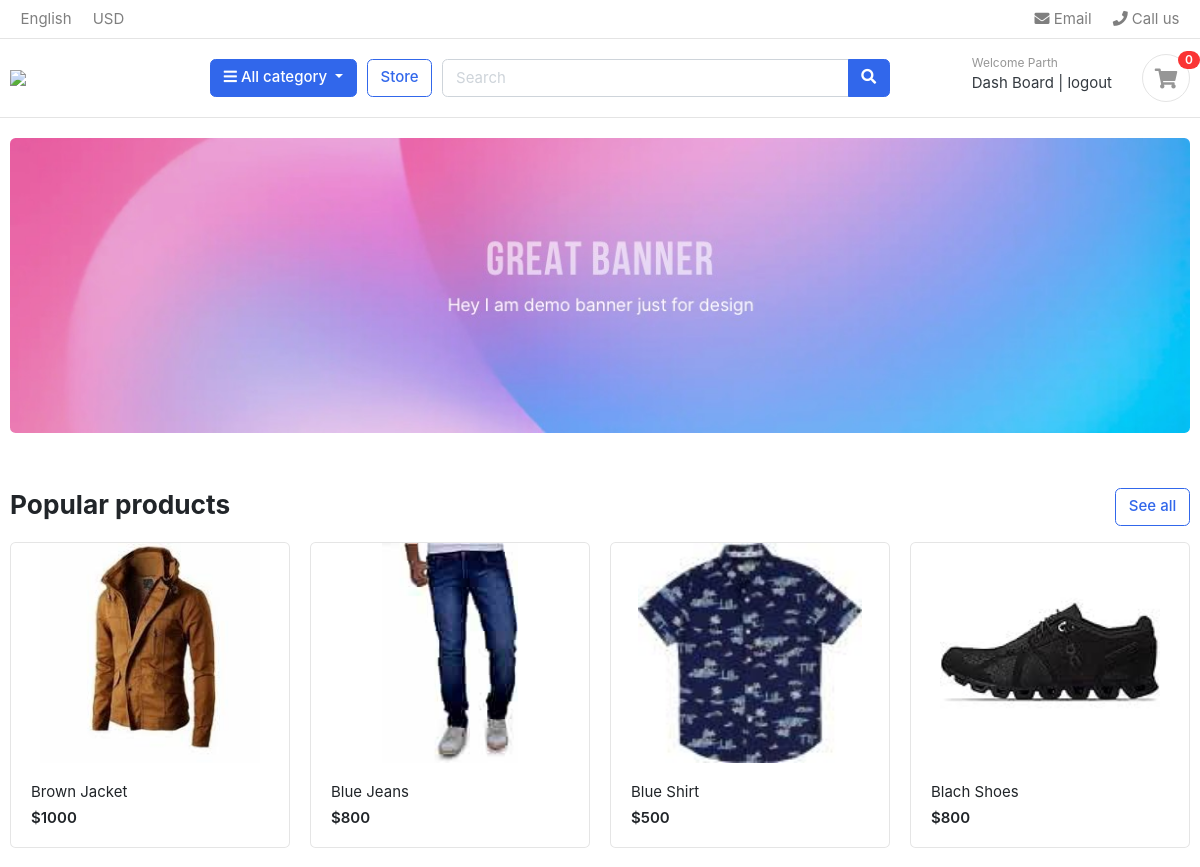
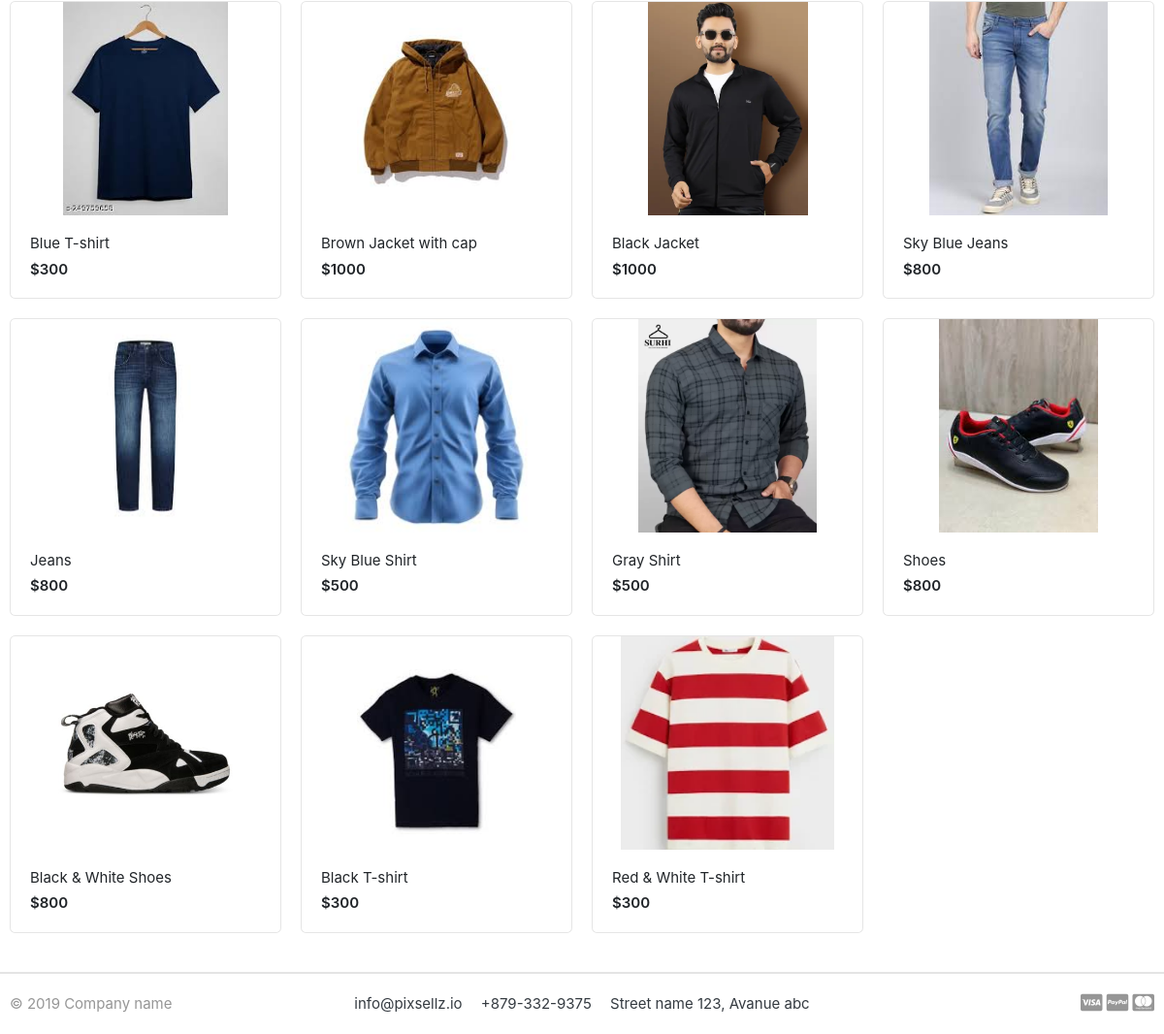
The page / (signed in) on the database its author committed (2 pictures, top to bottom).
### account/models.py (models this page shows, shortened)
class Account(AbstractBaseUser):
    first_name = models.CharField(max_length = 50)
    last_name = models.CharField(max_length = 50)
    email = models.EmailField(max_length = 50, unique = True)
    username = models.CharField(max_length = 50, unique = True)
    phone_number = models.CharField(max_length = 10)
    date_joined = models.DateTimeField(auto_now_add = True)
    last_login = models.DateTimeField(auto_now_add = True)
    is_admin = models.BooleanField(default = False)
    is_staff = models.BooleanField(default = False)
    is_active = models.BooleanField(default = False)
    is_superadmin = models.BooleanField(default = False)
    USERNAME_FIELD = 'email'
    REQUIRED_FIELDS = ['username', 'first_name','last_name']
    objects = MyAccountManager()

### store/models.py (models this page shows, shortened)
class Product(models.Model):
    product_name = models.CharField(max_length=200, unique=True)
    slug = models.SlugField(max_length=200, unique=True)
    description = models.TextField(max_length=200, unique=True)
    price = models.IntegerField()
    images = models.ImageField(upload_to= 'photos/products', unique=True)
    stoke = models.IntegerField()
    is_available = models.BooleanField(default=True)
    category = models.ForeignKey(Category, on_delete=models.CASCADE)
    created_date = models.DateTimeField(auto_now_add=True)
    modified_date = models.DateTimeField(auto_now=True)
    def get_url(self):
        return reverse('product_detail', args = [self.category.slug, self.slug])

### Ecommerce/views.py (the view)
# urls.py: 2. Add a URL to urlpatterns:  path('', views.home, name='home')
def home(request):
    products = Product.objects.all().filter(is_available = True)
    context = {
        'products': products
    }
    return render(request, 'index.html', context)

### cart/context_processor.py (called while the page is built)
def counter(request):
    cart_count = 0
    if 'admin' in request.path:
        return {}
    else:
        try:
            cart = Cart.objects.filter(cart_id = _cart_id(request))
            cart_items = CartItem.objects.all().filter(cart = cart[:1])
            for cart_item in cart_items:
                cart_count += cart_item.quantity
        except Cart.DoesNotExist:
            cart_count = 0
        return dict(cart_count = cart_count )

### cart/views.py (called while the page is built)
def _cart_id(request):
    cart = request.session.session_key
    if not cart:
        cart = request.session.create()
    return cart

### category/context_processors.py (called while the page is built)
def menu_links(request):
    links = Category.objects.all()
    return dict(links = links)

### category/models.py (called while the page is built)
    def get_url(self):
        return reverse('products_by_category', args = [self.slug])

### templates/index.html (shortened to what this page needs)
{% extends "./base.html" %}
{% load static %}
{% block content %}
    <section class="section-intro padding-y-sm">
        <div class="container">
            <div class="intro-banner-wrap">
                <img src="{% static "images/banners/1.jpg" %}" class="img-fluid rounded">
            </div>
        </div>
    </section>
    <section class="section-name padding-y-sm">
        <div class="container">
            <header class="section-heading">
                <a href="./store.html" class="btn btn-outline-primary float-right">See all</a>
                <h3 class="section-title">Popular products</h3>
            </header>
            <div class="row">
                {% for product in products %}
                <div class="col-md-3">
                    <div class="card card-product-grid">
                        <a href="./product-detail.html" class="img-wrap"> <img src="{{product.images.url}}"> </a>
                        <figcaption class="info-wrap">
                            <a href="{{ product.get_url }}" class="title">{{product.product_name}}</a>
                            <div class="price mt-1">${{product.price}}</div>
                        </figcaption>
                    </div>
                </div>
                {% endfor %}
            </div>
        </div>
    </section>
{% endblock content %}

### templates/base/header.html (shortened to what this page needs)
{% load static %}
<header class="section-header">
    <nav class="navbar p-md-0 navbar-expand-sm navbar-light border-bottom">
        <div class="container">
            <div class="collapse navbar-collapse" id="navbarTop4">
                <ul class="navbar-nav mr-auto">
                    <li class="nav-item dropdown">
                        <a href="#" class="nav-link"> English </a>
                    </li>
                    <li class="nav-item dropdown">
                        <a href="#" class="nav-link"> USD </a>
                    </li>
                </ul>
                <ul class="navbar-nav">
                    <li><a href="#" class="nav-link"> <i class="fa fa-envelope"></i> Email </a></li>
                    <li><a href="#" class="nav-link"> <i class="fa fa-phone"></i> Call us </a></li>
                </ul>
            </div>
        </div>
    </nav>
    <section class="header-main border-bottom">
        <div class="container">
            <div class="row align-items-center">
                <div class="col-lg-2 col-md-3 col-6">
                    <a href="{% url "home" %}" class="brand-wrap">
                        <img class="logo" src="{% static "./images/logo.png" %}">
                    </a>
                </div>
                <div class="col-lg col-sm col-md col-6 flex-grow-0">
                    <div class="category-wrap dropdown d-inline-block float-right">
                        <button type="button" class="btn btn-primary dropdown-toggle" data-toggle="dropdown">
                            <i class="fa fa-bars"></i> All category
                        </button>
                    </div>
                </div>
                <a href="{% url "store" %}" class="btn btn-outline-primary">Store</a>
                <div class="col-lg  col-md-6 col-sm-12 col">
                    <form action="{% url "search" %}" class="search" method="GET">
                        <div class="input-group w-100">
                            <input type="text" class="form-control" style="width:60%;" placeholder="Search" name="keyword">
                            <div class="input-group-append">
                                <button class="btn btn-primary" type="submit">
                                    <i class="fa fa-search"></i>
                                </button>
                            </div>
                        </div>
                    </form>
                </div>
                <div class="col-lg-3 col-sm-6 col-8 order-2 order-lg-3">
                    <div class="d-flex justify-content-end mb-3 mb-lg-0">
                        <div class="widget-header">
                            {% if user.id is None %}
                            <small class="title text-muted">Welcome guest!</small>
                            <div>
                                <a href="{% url "login" %}">Sign in</a> <span class="dark-transp"> | </span>
                                <a href="{% url "register" %}"> Register</a>
                            </div>
                            {% else %}
                            <small class="title text-muted">Welcome {{ user.first_name }}</small>
                            <div>
                                <a href="{% url "dashboard" %}">Dash Board</a> <span class="dark-transp"> | </span>
                                <a href="{% url "logout" %}"> logout</a>
                            </div>
                            {% endif %}
                        </div>
                        <a href="./cart.html" class="widget-header pl-3 ml-3">
                            <div class="icon icon-sm rounded-circle border"><i class="fa fa-shopping-cart"></i>
                            </div>
                            <span class="badge badge-pill badge-danger notify">{{ cart_count }}</span>
                        </a>
                    </div>
                </div>
            </div>
        </div>
    </section>
</header>

### static/css/ui.css (style rules this page uses)
html { font-family: "Inter", sans-serif; font-size: 15px; }
.img-wrap { text-align: center; display: block; }
.img-wrap img { max-width: 100%; }
.icon-xs, .icon-sm, .icon-md, .icon-lg { display: inline-block; text-align: center; flex-shrink: 0; flex-grow: 0; }
.icon-sm { width: 48px; height: 48px; line-height: 48px !important; font-size: 20px; }
.padding-y-sm { padding-top: 20px; padding-bottom: 20px; }
.section-heading { margin-bottom: 20px; margin-top: 15px; }
.section-title { color: #212529; }
.header-main { position: relative; padding-top: 1rem; padding-bottom: 1rem; }
.brand-wrap .logo, .navbar-brand .logo { margin-right: 7px; max-height: 42px; display: inline-block; }
.widget-header { display: inline-block; vertical-align: middle; position: relative; }
.widget-header a { color: #343a40; }
.widget-header i { color: #969696; }
.widget-header .title { display: block; }
.widget-header .notify { position: absolute; top: -3px; right: -10px; }
[class*=card-product] a.title { color: #212529; display: block; }
[class*=card-product] .img-wrap { overflow: hidden; position: relative; }
[class*=card-product] .img-wrap img { height: 100%; max-width: 100%; width: auto; display: inline-block; -o-object-fit: cover; object-fit: cover; }
.card-product-grid { margin-bottom: 20px; }
.card-product-grid .img-wrap { border-radius: 0.2rem 0.2rem 0 0; height: 220px; }
.card-product-grid .info-wrap { overflow: hidden; padding: 18px 20px; }
.card .img-wrap { overflow: hidden; }
.notify { position: absolute; top: -4px; right: -10px; display: inline-block; padding: 0.25em 0.6em; font-size: 12px; line-height: 1; text-align: center; border-radius: 3rem; color: #fff; background-color: #fa3434; }
.price { font-weight: 600; color: #212529; }

### rows shown on the page
Account: first_name "Parth"
Product: images (picture), product_name "Brown Jacket", price "1000"
Product: images (picture), product_name "Blue Jeans", price "800"
Product: images (picture), product_name "Blue Shirt", price "500"
Product: images (picture), product_name "Blach Shoes", price "800"
Product: images (picture), product_name "Blue T-shirt", price "300"
Product: images (picture), product_name "Brown Jacket with cap", price "1000"
Product: images (picture), product_name "Black Jacket", price "1000"
Product: images (picture), product_name "Sky Blue Jeans", price "800"
Product: images (picture), product_name "Jeans", price "800"
Product: images (picture), product_name "Sky Blue Shirt", price "500"
Product: images (picture), product_name "Gray Shirt", price "500"
Product: images (picture), product_name "Shoes", price "800"
Product: images (picture), product_name "Black & White Shoes", price "800"
Product: images (picture), product_name "Black T-shirt", price "300"
Product: images (picture), product_name "Red & White T-shirt", price "300"

### other values the page prints
{{ cart_count }} "0"
